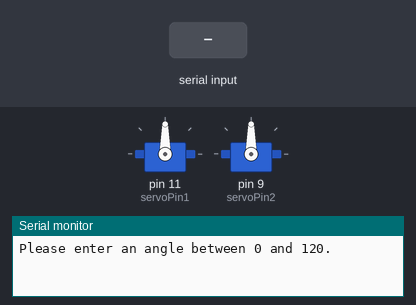
Bench run of a sketch on a simulated Arduino Uno, built with avr-gcc and run on an emulated ATmega328P. Parts: 2 × servo, the last lines printed to the serial monitor. Inputs (shaded band) come from the test bench.

Above: at 1.2 s.
1.3 s: "30,150,10\n" received over Serial
At 4.2 s:
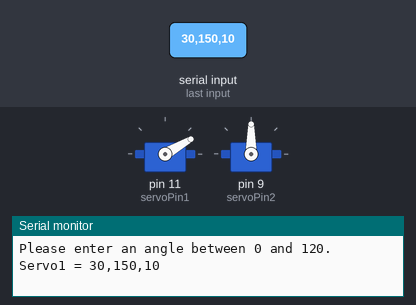
4.3 s: "5\n" received over Serial
At 7.2 s:
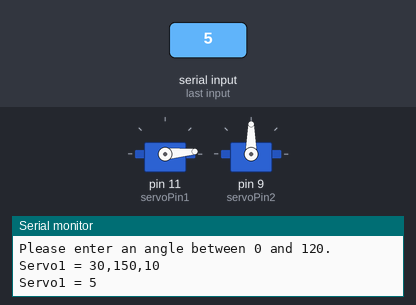
7.3 s: "1,90\n" received over Serial
At 10.2 s:
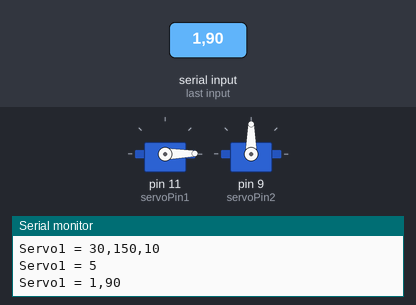
10.3 s: "90,45,200\n" received over Serial
At 13.2 s:
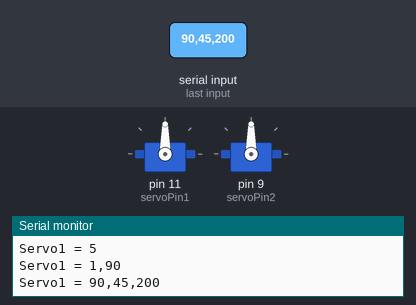
13.3 s: "30,150\n" received over Serial
At 16.9 s:
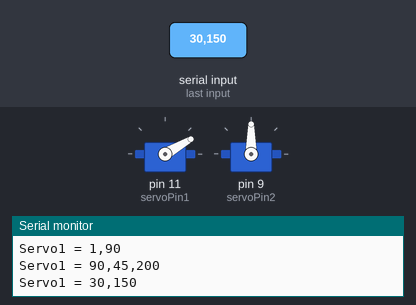
Timing chart, 0 to 17.3 s (numbered marks = the images above; inputs shaded):
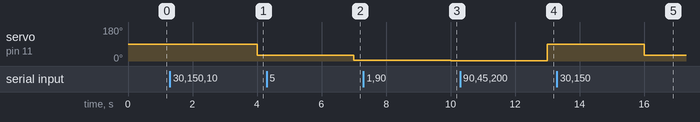

The sketch:

twoServos.ino
```cpp
#include <Servo.h>

int servoPin1 = 11;
int servoPin2 = 9;

Servo servo1;
Servo servo2;

void setup()
{
  servo1.attach(servoPin1);
  servo2.attach(servoPin2);

  Serial.begin(9600);

  Serial.println("Please enter an angle between 0 and 120.");
}


void loop() {
  if (Serial.available() > 0) {
    String userInput = Serial.readString();


    delay(1000);

    if (userInput.toInt() < 1000) {
      if ((userInput.toInt() >= 0) && (userInput.toInt() <= 120)){

          Serial.print("Servo1 = ");
          Serial.println(userInput);
          servo1.write(userInput.toInt());

        } else {
            Serial.println("Invalid value. Please enter an angle between 0 and 120.");
          }


      } else if ((userInput.toInt() >= 1000) && (userInput.toInt() <= 1120)) {

        Serial.print("Servo2 = ");
        Serial.println(userInput.toInt() % 1000);
        servo2.write(userInput.toInt() % 1000);

      } else {
          Serial.println("Invalid value. Please enter an angle between 0 and 120.");
      }
      }
    delay(1000);
  }
```

Measured:
- after the input at 1.3 s, servo on pin 11 (servoPin1): 90° → 30° after 2.7 s
- after the input at 4.3 s, servo on pin 11 (servoPin1): 30° → 5° after 2.7 s
- after the input at 7.3 s, servo on pin 11 (servoPin1): 5° → 1° after 2.7 s
- after the input at 10.3 s, servo on pin 11 (servoPin1): 1° → 90° after 2.7 s
- after the input at 13.3 s, servo on pin 11 (servoPin1): 90° → 30° after 2.7 s
